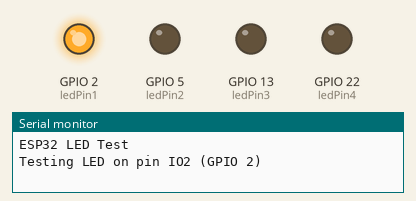
This sketch was run on a simulated ESP32. Shown: output pins drawn as LEDs (lit = HIGH), the last lines printed to the serial monitor.

Above: at 1.5 s.
At 3.5 s:
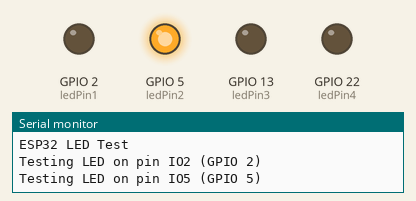
At 5.5 s:
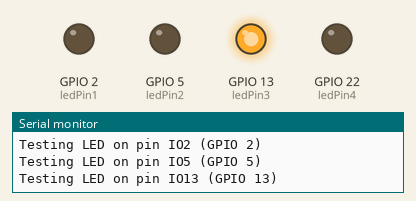
At 7.5 s:
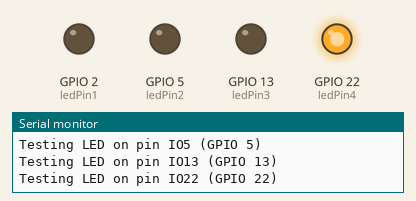
At 10.5 s:
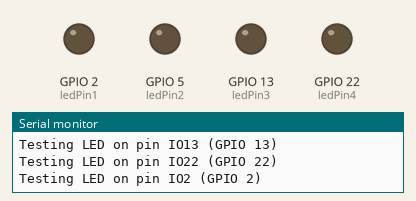
Timing chart, 0 to 11.4 s (numbered marks = the images above):
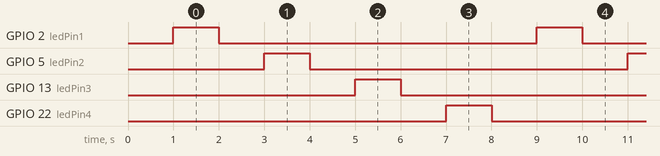

Measured:
- by itself, GPIO 2 (ledPin1), GPIO 5 (ledPin2), GPIO 13 (ledPin3), GPIO 22 (ledPin4): alternates HIGH for 1.0 s and LOW for 7.0 s
- by itself, everything shown: repeats every 8.0 s, in 8 steps

The sketch:

led_test.ino
```cpp
/*
 * Basic LED Blink Test for ESP32 ThingzMini
 *
 * This simple sketch tests the LED on GPIO2
 */

// Try different pins to see which one controls the LED
const int ledPin1 = 2;  // IO2 - Standard pin for built-in LED
const int ledPin2 = 5;  // IO5 - Sometimes used for LEDs
const int ledPin3 = 13; // IO13 - Sometimes used for LEDs
const int ledPin4 = 22; // IO22 - Sometimes used for LEDs

void setup() {
  // Initialize serial communication
  Serial.begin(115200);
  delay(1000);
  Serial.println("\nESP32 LED Test");

  // Initialize all LED pins as outputs
  pinMode(ledPin1, OUTPUT);
  pinMode(ledPin2, OUTPUT);
  pinMode(ledPin3, OUTPUT);
  pinMode(ledPin4, OUTPUT);

  // Turn all LEDs off to start
  digitalWrite(ledPin1, LOW);
  digitalWrite(ledPin2, LOW);
  digitalWrite(ledPin3, LOW);
  digitalWrite(ledPin4, LOW);
}

void loop() {
  // Test LED on pin 2 (IO2)
  Serial.println("Testing LED on pin IO2 (GPIO 2)");
  digitalWrite(ledPin1, HIGH);
  delay(1000);
  digitalWrite(ledPin1, LOW);
  delay(1000);

  // Test LED on pin 5 (IO5)
  Serial.println("Testing LED on pin IO5 (GPIO 5)");
  digitalWrite(ledPin2, HIGH);
  delay(1000);
  digitalWrite(ledPin2, LOW);
  delay(1000);

  // Test LED on pin 13 (IO13)
  Serial.println("Testing LED on pin IO13 (GPIO 13)");
  digitalWrite(ledPin3, HIGH);
  delay(1000);
  digitalWrite(ledPin3, LOW);
  delay(1000);

  // Test LED on pin 22 (IO22)
  Serial.println("Testing LED on pin IO22 (GPIO 22)");
  digitalWrite(ledPin4, HIGH);
  delay(1000);
  digitalWrite(ledPin4, LOW);
  delay(1000);
}
```
